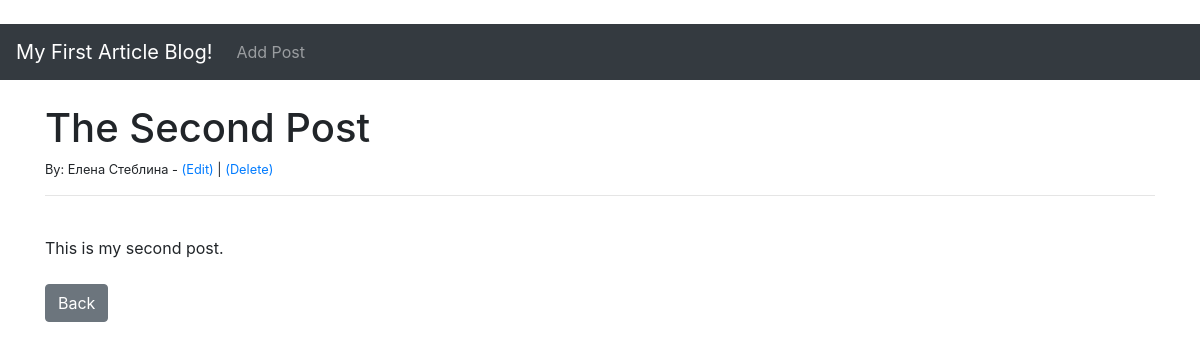
The app's page /article/2 with its own data.
### theblog/models.py (models this page shows, shortened)
class Post(models.Model):
    title = models.CharField(max_length=255)
    title_tag = models.CharField(max_length=255)
    author = models.ForeignKey(User, on_delete=models.CASCADE)
    body = models.TextField()

### theblog/views.py (the view)
# urls.py: path('article/<int:pk>', ArticleDetailView.as_view(), name='article-detail'),
class ArticleDetailView(DetailView):
    model = Post
    template_name = 'theblog/article_details.html'

### theblog/templates/theblog/article_details.html (shortened to what this page needs)
﻿{% extends 'theblog/base.html' %}
{% block content %}
<h1>{{ post.title }}</h1>
<small>By: {{ post.author.first_name }} {{ post.author.last_name }} - <a href="{% url 'update_post' post.pk %}">(Edit)</a> |
                                                                    <a href="{% url 'delete_post' post.pk %}">(Delete)</a></small>
<br />
<hr>
<br />
{{ post.body }}
<br /><br />
<a href="{% url 'home' %}" class="btn btn-secondary">Back</a>
{% endblock %}

### records on screen
Post: title "The Second Post", author.first_name "Елена", author.last_name "Стеблина", body "This is my second post."
